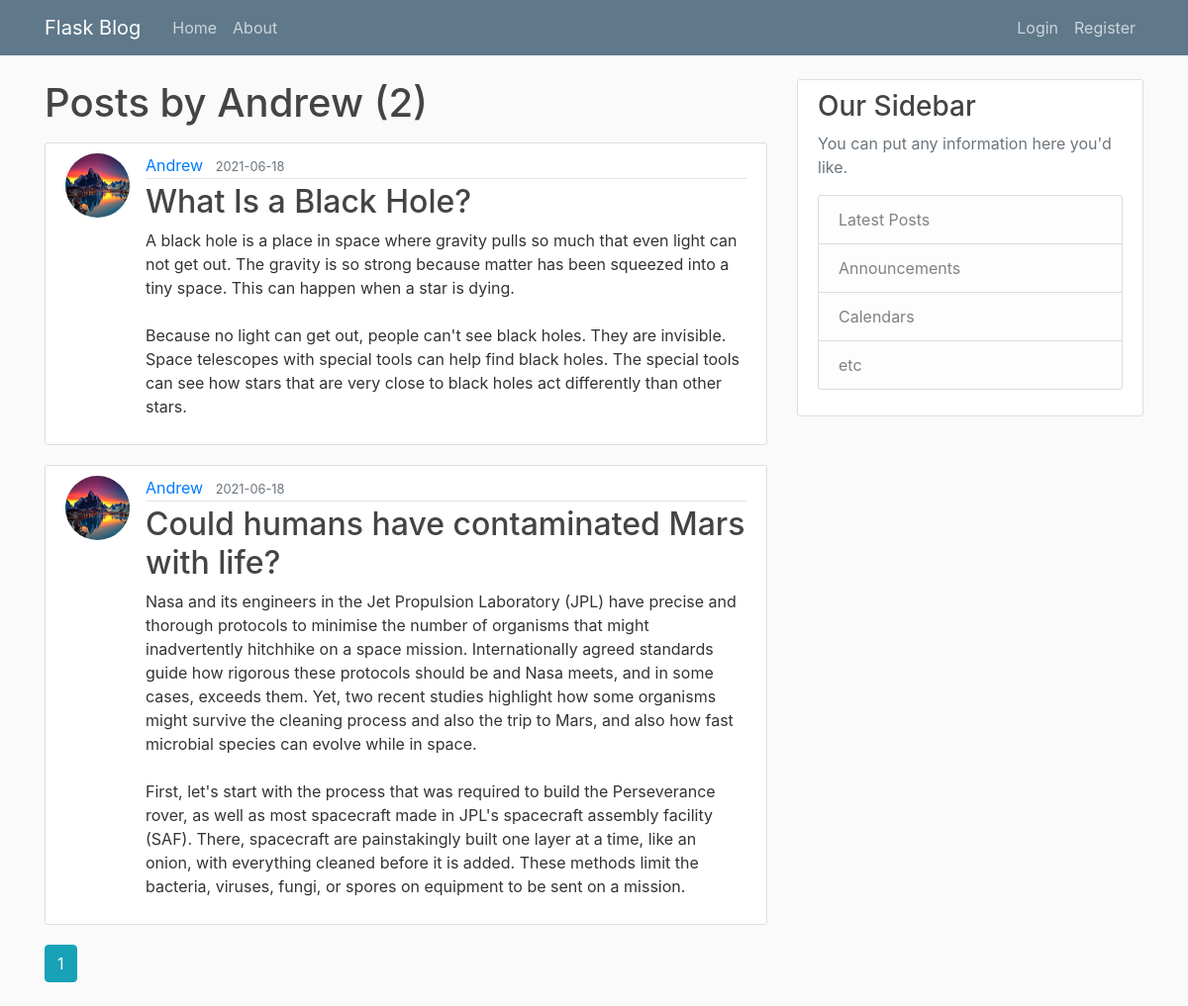
The app's page /user/Andrew with its own data.
### flaskblog/models.py (models this page shows, shortened)
class User(db.Model, UserMixin):
    id = db.Column(db.Integer, primary_key=True)
    username = db.Column(db.String(20), unique=True, nullable=False)
    email = db.Column(db.String(120), unique=True, nullable=False)
    image_file = db.Column(db.String(20), nullable=False, default='default.jpg')
    password = db.Column(db.String(60), nullable=False)
    posts = db.relationship('Post', backref='author', lazy=True)

class Post(db.Model):
    id = db.Column(db.Integer, primary_key=True)
    title = db.Column(db.String(100), nullable=False)
    date_posted = db.Column(db.DateTime, nullable=False, default=datetime.utcnow)
    content = db.Column(db.Text, nullable=False)
    user_id = db.Column(db.Integer, db.ForeignKey('user.id'), nullable=False)

### flaskblog/routes.py (the view)
@app.route("/user/<string:username>")
def user_posts(username):
    page = request.args.get('page', 1, type=int)
    user = User.query.filter_by(username=username).first_or_404()
    posts = Post.query.filter_by(author=user)\
        .order_by(Post.date_posted.desc())\
        .paginate(page=page, per_page=5)
    return render_template('user_posts.html', posts=posts, user=user)

### flaskblog/templates/user_posts.html
{% extends "layout.html" %}
{% block content %}
    <h1 class="mb-3">Posts by {{ user.username }} ({{ posts.total }})</h1>
    {% for post in posts.items %}
        <article class="media content-section">
          <img class="rounded-circle article-img" src="{{ url_for('static', filename='profile_pics/' + post.author.image_file) }}">
          <div class="media-body">
            <div class="article-metadata">
              <a class="mr-2" href="{{ url_for('user_posts', username=post.author.username) }}">{{ post.author.username }}</a>
              <small class="text-muted">{{ post.date_posted.strftime('%Y-%m-%d') }}</small>
            </div>
            <h2><a class="article-title" href="{{ url_for('post', post_id=post.id) }}">{{ post.title }}</a></h2>
            <p class="article-content">{{ post.content }}</p>
          </div>
        </article>
    {% endfor %}
    {% for page_num in posts.iter_pages(left_edge=1, right_edge=1, left_current=1, right_current=2) %}
      {% if page_num %}
        {% if posts.page == page_num %}
          <a class="btn btn-info mb-4" href="{{ url_for('user_posts', username=user.username, page=page_num) }}">{{ page_num }}</a>
        {% else %}
          <a class="btn btn-outline-info mb-4" href="{{ url_for('user_posts', username=user.username, page=page_num) }}">{{ page_num }}</a>
        {% endif %}
      {% else %}
        ...
      {% endif %}
    {% endfor %}
{% endblock content %}

### flaskblog/static/main.css (style rules this page uses)
body { background: #fafafa; color: #333333; margin-top: 5rem; }
h1, h2, h3, h4, h5, h6 { color: #444444; }
.content-section { background: #ffffff; padding: 10px 20px; border: 1px solid #dddddd; border-radius: 3px; margin-bottom: 20px; }
.article-title { color: #444444; }
.article-content { white-space: pre-line; }
.article-img { height: 65px; width: 65px; margin-right: 16px; }
.article-metadata { padding-bottom: 1px; margin-bottom: 4px; border-bottom: 1px solid #e3e3e3 }

### records on screen
User: username "Andrew"
Post: image_file (picture), author.username "Andrew", date_posted "2021-06-18", title "What Is a Black Hole?", content "A black hole is a place in space where gravity pulls so much that even light can not get out. The gravity is so strong because matter has been squeezed into a tiny space. This can happen when a star is dying. Because no light can get out, people can't see black holes. They are invisible. Space telescopes with special tools can help find black holes. The special tools can see how stars that are very close to black holes act differently than other stars."
Post: image_file (picture), author.username "Andrew", date_posted "2021-06-18", title "Could humans have contaminated Mars with life?", content "Nasa and its engineers in the Jet Propulsion Laboratory (JPL) have precise and thorough protocols to minimise the number of organisms that might inadvertently hitchhike on a space mission. Internationally agreed standards guide how rigorous these protocols should be and Nasa meets, and in some cases, exceeds them. Yet, two recent studies highlight how some organisms might survive the cleaning process and also the trip to Mars, and also how fast microbial species can evolve while in space. First, let's start with the process that was required to build the Perseverance rover, as well as most spacecraft made in JPL's spacecraft assembly facility (SAF). There, spacecraft are painstakingly built…"

### other values on screen
{{ posts.total }} "2"
{{ page_num }} "1"
